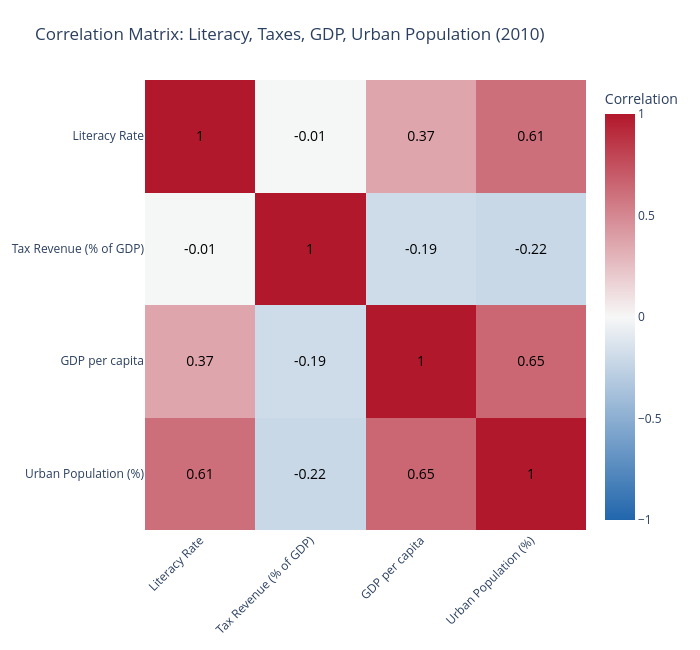

This figure's notebook cell:
### Code cell
import plotly.graph_objects as go
df = get_df_from_year('2010', df_jobs)
corr_data = df[['Country Name']].copy()
corr_data['Literacy Rate'] = df['SE.ADT.LITR.ZS']
corr_data['Tax Revenue (% of GDP)'] = df['GC.TAX.TOTL.GD.ZS']
corr_data['GDP per capita'] = df['NY.GDP.PCAP.KD']
corr_data['Urban Population (%)'] = df['SP.URB.TOTL.IN.ZS']
exclude_patterns = ['&', 'excluding', 'income', 'World', 'Union', 'area', 'members']
corr_data = corr_data[
    ~corr_data['Country Name'].str.contains('|'.join(exclude_patterns), case=False, na=False)
].copy()
corr_data_clean = corr_data[['Literacy Rate', 'Tax Revenue (% of GDP)', 'GDP per capita', 'Urban Population (%)']].dropna()
correlation_matrix = corr_data_clean.corr()
fig = go.Figure(data=go.Heatmap(
    z=correlation_matrix.values,
    x=correlation_matrix.columns,
    y=correlation_matrix.columns,
    colorscale=[[0, '#2166ac'], [0.5, '#f7f7f7'], [1, '#b2182b']],
    zmid=0,
    zmin=-1,
    zmax=1,
    text=correlation_matrix.values.round(2),
    texttemplate='%{text}',
    textfont={"size": 14, "color": "black"},
    colorbar=dict(
        title="Correlation",
        tickmode="linear",
        tick0=-1,
        dtick=0.5
    )
))
fig.update_layout(
    title='Correlation Matrix: Literacy, Taxes, GDP, Urban Population (2010)',
    width=700,
    height=650,
    xaxis={'side': 'bottom', 'tickangle': -45},
    yaxis={'autorange': 'reversed'},
    margin=dict(l=120, r=50, t=80, b=120)
)
fig.show(renderer='jupyterlab')
print(f"Number of countries analyzed: {len(corr_data_clean)}")

### Figure 1 — Plotly figure (JSON) as saved in the notebook; plotly's stock layout.template omitted (floating-point values rounded to 4 significant figures)
{"data": [{"colorbar": {"dtick": 0.5, "tick0": -1, "tickmode": "linear", "title": {"text": "Correlation"}}, "colorscale": [[0, "#2166ac"], [0.5, "#f7f7f7"], [1, "#b2182b"]], "text": [[1.0, -0.01, 0.37, 0.61], [-0.01, 1.0, -0.19, -0.22], [0.37, -0.19, 1.0, 0.65], [0.61, -0.22, 0.65, 1.0]], "textfont": {"color": "black", "size": 14}, "texttemplate": "%{text}", "type": "heatmap", "x": ["Literacy Rate", "Tax Revenue (% of GDP)", "GDP per capita", "Urban Population (%)"], "y": ["Literacy Rate", "Tax Revenue (% of GDP)", "GDP per capita", "Urban Population (%)"], "z": [[1.0, -0.007658, 0.3678, 0.6114], [-0.007658, 1.0, -0.1935, -0.2157], [0.3678, -0.1935, 1.0, 0.6464], [0.6114, -0.2157, 0.6464, 1.0]], "zmax": 1, "zmid": 0, "zmin": -1}], "layout": {"height": 650, "margin": {"b": 120, "l": 120, "r": 50, "t": 80}, "title": {"text": "Correlation Matrix: Literacy, Taxes, GDP, Urban Population (2010)"}, "width": 700, "xaxis": {"side": "bottom", "tickangle": -45}, "yaxis": {"autorange": "reversed"}}}
